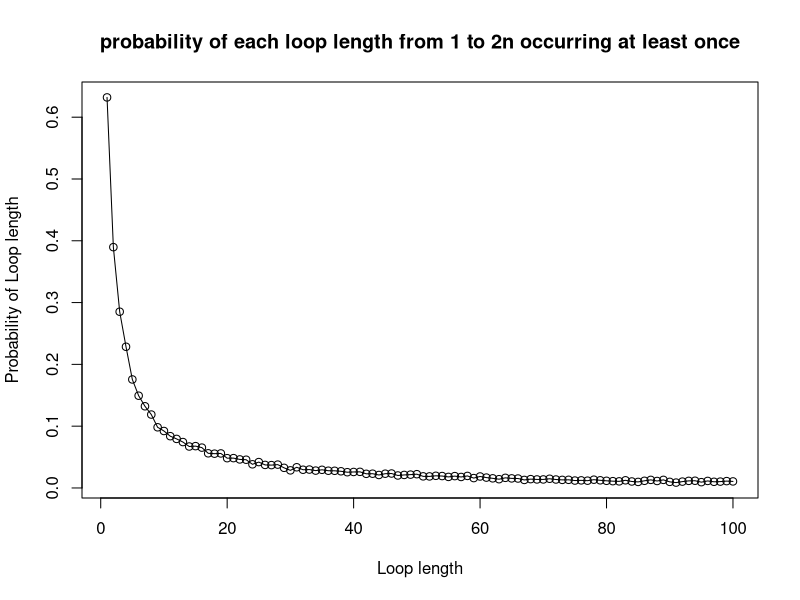
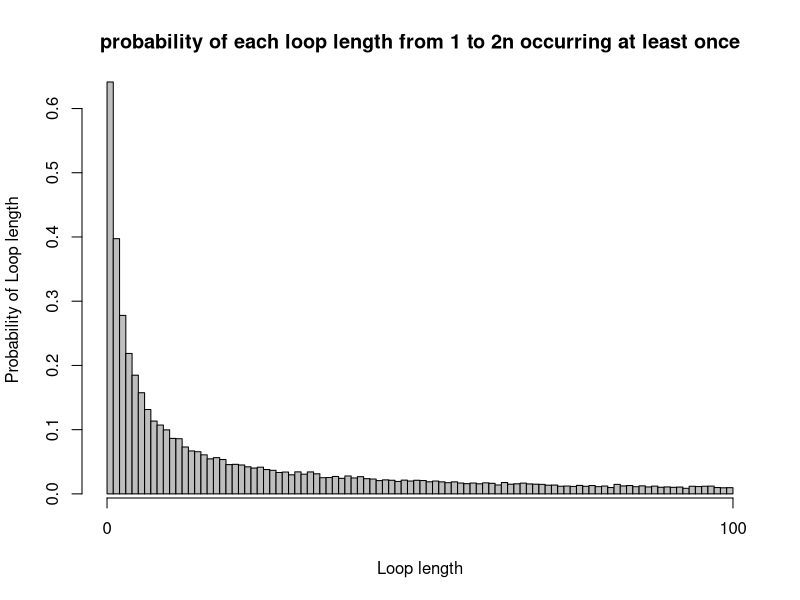

Write R code to recreate these figures, in order.
# Karman Singh s1936373
# Viren Sirwani Mulani s1949143
# Alannah Hounat s2434943
# Git repo Link:
# Team member contributions to project:

# INPUT: n <- decides numbers of prisoners, k<- prisoner number, 
# numbered_boxes <- numbered boxes
# OUTPUT: the number of successes
# Purpose: Is to find and track the number of successes for us to calculate
# the probabilities in later functions. Also, so code isn't repeated in later functions
success_check <- function(n, k, numbered_boxes) {
  number_of_attempts <- 0
  success <- 0
  guess <- numbered_boxes[k]
  while (number_of_attempts <= n) {
    if (guess == k) {
      success <- 1
      break
    }
    else {
      guess <- numbered_boxes[guess]
      number_of_attempts <- number_of_attempts + 1
    }
  }
  
  return (success)
}

produce_random_numbered_boxes <- function(n, quantity) {
  return (sample(1:n, quantity))
}

# INPUT: n <- decides numbers of prisoners, k <- prisoner number, 
# strategy <- 1, 2 or 3, nreps <- number of times experiment is done,
# number_of_success<- the number of successes so far, 
# numbered_boxes<- numbered boxes
# OUTPUT: number of successes
# PURPOSE: This function simulates the first strategy where a prisoner
# picks a box with their number on it, the second strategy where a prisoner
# picks a random box to begin with, and the third strategy where a prisoner
# picks n boxes at random, checking each card for their number
check_success_given_strategy <- function(n, k, strategy, numbered_boxes){
  success_strategy3 <- 0
  if (strategy == 1)
    first_box <- k
  else if (strategy == 2)
    first_box <- produce_random_numbered_boxes(2 * n, 1)
  else if (strategy == 3) {
    random_box <- produce_random_numbered_boxes(2 * n, n)
    for (box in random_box) {
      #if one of the random boxes contains the prisoners number
      if (box == k){
        #count successes
        success_strategy3 <- 1
        break
      }
    }
    return (success_strategy3)
  }
  #check the success 
  check <- success_check(n, first_box, numbered_boxes)
  return(check)
}

# INPUT: n <- decides numbers of prisoners, k <- prisoner number, 
# strategy <- either 1,2,3, nreps <- number of times experiment is done
# OUTPUT: Probability estimate of prisoner k finding their number using given strategy
# PURPOSE: To find the probability of one prisoner finding their number
Pone <- function(n, k, strategy, nreps = 10000) {
  number_of_success <- 0
  for (reps in 1:nreps) {
    # index of numbered_boxes corresponds to the box number, and the value stored
    # at that index corresponds to the numbered card randomly placed in the box
    numbered_boxes <- produce_random_numbered_boxes(2 * n, 2 * n)
    number_of_success <- number_of_success + 
      check_success_given_strategy(n, k, strategy, numbered_boxes)
  }
  prob_one_estimate <- number_of_success / nreps
  return (prob_one_estimate)
}

# INPUT: n <- decides numbers of prisoners, strategy <- either 1,2,3
# nreps <- number of times experiment is done
# OUTPUT: Probability estimate of all prisoners finding their number using given strategy
# PURPOSE: To find the probability of all prisoners being released
Pall <- function(n, strategy, nreps = 10000) {
  number_of_success <- 0
  for (reps in 1:nreps) {
    # Outside inner loop since the room is returned to original state once 
    # prisoner leaves
    numbered_boxes <- produce_random_numbered_boxes(2 * n, 2 * n)
    for (prisoner_number in 1:(2 * n)) {
      check <- check_success_given_strategy(n, prisoner_number, strategy, numbered_boxes)
      if (check == 0)
        break
      # if (strategy == 1) {
      #   check <- success_check(n, prisoner_number, numbered_boxes)
      #   if (check == 0)
      #     break
      # }
      # else if (strategy == 2) {
      #   random_start_box <- produce_random_numbered_boxes(2 * n, 1)
      #   check <- success_check(n, random_start_box, numbered_boxes)
      #   if (check == 0)
      #     break
      # }
      # else if (strategy == 3) {
      #   #picking n boxes at random
      #   random_box <- produce_random_numbered_boxes(2 * n, n)
      #   check <- 0
      #   for (box in random_box) {
      #     #if this random box contains the prisoners number
      #     if (box == prisoner_number) {
      #       check = 1
      #       break
      #     }
      #   }
      #   if (check == 0) {
      #     break
      #   }
      # }
    }
    number_of_success <- number_of_success + check
  }
  
  prob_all_estimate <- number_of_success / nreps
  return (prob_all_estimate)
}

cat("Probability estimate of a single prisoner succeeding in finding their number:")
cat("\nn=5\nStrategy 1:", Pone(5, 7, 1))
cat("\nStrategy 2:", Pone(5, 7, 2))
cat("\nStrategy 3:", Pone(5, 7, 3))

cat("\nn=50\nStrategy 1:", Pone(50, 7, 1))
cat("\nStrategy 2:", Pone(50, 7, 2))
cat("\nStrategy 3:", Pone(50, 7, 3))

cat("\nProbability estimate of all prisoners succeeding in finding their numbers:")
cat("\nn=5\nStrategy 1:", Pall(5, 1))
cat("\nStrategy 2:", Pall(5, 2))
cat("\nStrategy 3:", Pall(5, 3))

cat("\nn=50\nStrategy 1:", Pall(50, 1))
cat("\nStrategy 2:", Pall(50, 2))
cat("\nStrategy 3:", Pall(50, 3))

# For Pone evidently the less people there are (the smaller that n is) the better 
# chance of success. Although Strategy 3 yields almost consistently similar 
# results as after all we are still only observing n boxes with 2*n prisoners.

# Pall is where we observe a surprising result. Strategy 3 yields zero/near zero
# probabilities. Strategy 1 and 2 yields an approximate probability of 33% and 52% when
# n=50 and n=5 respectively. This seems to be the most optimal strategy, but why?
# This is due to a cycle.
# Every box leads to another box and eventually loops back to the prisoner number,
# this is guaranteed. What is not guaranteed is the cycle which contains the 
# prisoner number may have a length greater than n.


# probability of each loop length from 1 to 2n occurring at least once in a 
# random shuffling of cards to boxes = 1 - prob of each loop length occurring 
# 0 times
dloop <- function(n, nreps = 10000) {
  # count of all the cycles with loop length 1 to 2n that occurred 0 times 
  # in the simulation
  count_loop_length_0_times = rep(0, 2*n)
  #loop over all experiments(number of repetitions)
  for (reps in 1:nreps) {
    # index of numbered_boxes corresponds to the box number, and the value stored
    # at that index corresponds to the numbered card randomly placed in the box
    numbered_boxes <- produce_random_numbered_boxes(2 * n, 2 * n)
    # count of how many times a cycle has 1 to 2n loop length
    count_of_loop_length = rep(0, 2*n)
    # numbers that are already present in a cycle, hence don't need to be 
    # iterated over again
    numbers_iterated_over = c()
    # looping over all prisoner numbers
    for (prisoner_number in 1:(2 * n)) {
      # vector to hold various cycles, length of this vector would give the 
      # length of the cycle that contains the prisoner number
      individual_cycles = c()
      # if prisoner number is not present in any previous cycles, we follow
      # the path of boxes to find the cycle that contains the prisoner number
      # if the prisoner number is present, then just skip to the next 
      # prisoner number
      if (!(prisoner_number %in% numbers_iterated_over)) {
        individual_cycles = append(individual_cycles, prisoner_number)
        cycle = numbered_boxes[prisoner_number]
        # checks if the card removed from the box contains the prisoner number
        while (cycle != prisoner_number) {
          individual_cycles = append(individual_cycles, cycle)
          cycle = numbered_boxes[cycle]
        }
        count_of_loop_length[length(individual_cycles)] = 
          count_of_loop_length[length(individual_cycles)] + 1
        # appending the numbers in the cycle to the vector that contains all the
        # cycles
        numbers_iterated_over = append(numbers_iterated_over, individual_cycles)
      }
    }
    # finds all loop lengths that occurred 0 times in the experiment and adds 1
    # to the count for each of those loop lengths
    index_loop_length_0_times = grep(0, count_of_loop_length)
    count_loop_length_0_times[index_loop_length_0_times] = 
      count_loop_length_0_times[index_loop_length_0_times] + 1
  }
  prob_loop_length_0_times = count_loop_length_0_times/nreps
  prob_loop_length_at_least_once = 1 - prob_loop_length_0_times
  return (prob_loop_length_at_least_once)
}


cat("Probability of loop length from 1 to 2n occurring at least once in a random shuffling of cards to boxes: ")
cat("\nFor n=50: ", dloop(50))

# example code for dloop
# dloop(50,10000)

# Here n=50. For the prisoners to be successful, the longest loop must not be greater than
# 50. The probability of not having a loop longer than 50 is equal to the probability
# of a random permutation of the prisoner numbers 1 to 100 having a loop whose length is
# greater than 50. We first need to know the number of permutations of prisoner
# numbers 1 to 100 with a loop of length x>50. That is 100!/x. The probability of 
# of a random permutation containing no loops of length greater than 50 is 
# calculated below:

single_events <- factorial(100)*(1/(51:100))
sum_single_events <- sum(single_events)
prob_no_greater_50 <- 1 - (1/factorial(100))*sum_single_events
cat("The probability of no loop being longer than 50 is:", prob_no_greater_50)


# We use a line graph to visualize the probabilities for each loop length. A line
# graph is used her since we can identify trends in the data. Usually line graphs are
# used to track changes over a short or long period of time. But it can be used in
# this scenario.
n1 <- 50
loop_vector1 <- dloop(n=n1,nreps=10000)
line_graph <- plot(x= 1:(2*n1),
                   y=loop_vector1, 
                   type="o",
                   xlab="Loop length",
                   ylab="Probability of Loop length",
                   main= "probability of each loop length from 1 to 2n occurring at least once")

# A bar chart could be used to compare the different loop lengths. 
# The code is not too different here. Bar-chart may seem a bit cramped
n2 <- 50
loop_vector2 <- dloop(n=n2,nreps=10000)
bar_chart <- barplot(height=loop_vector2, 
                     xlab="Loop length",
                     ylab="Probability of Loop length",
                     main= "probability of each loop length from 1 to 2n occurring at least once",
                     space=0)
axis(side=1,at=c(0,(2*n2)))
